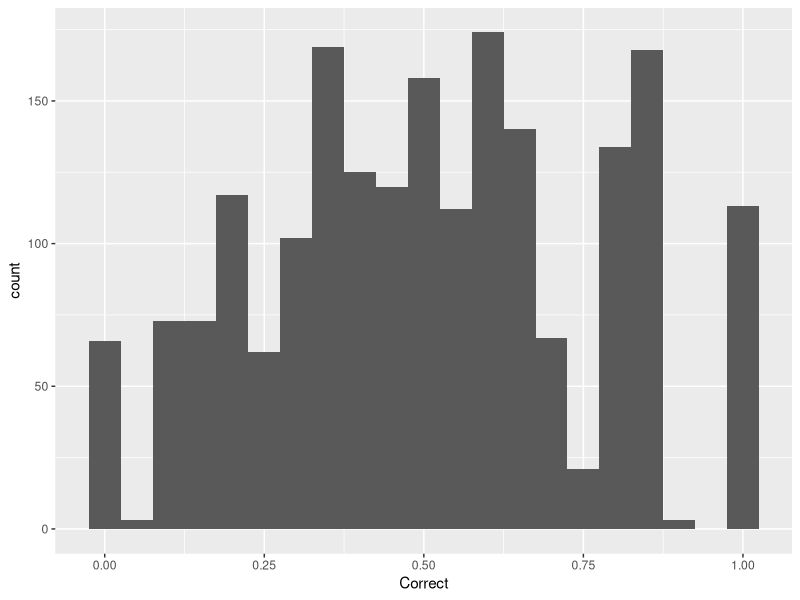
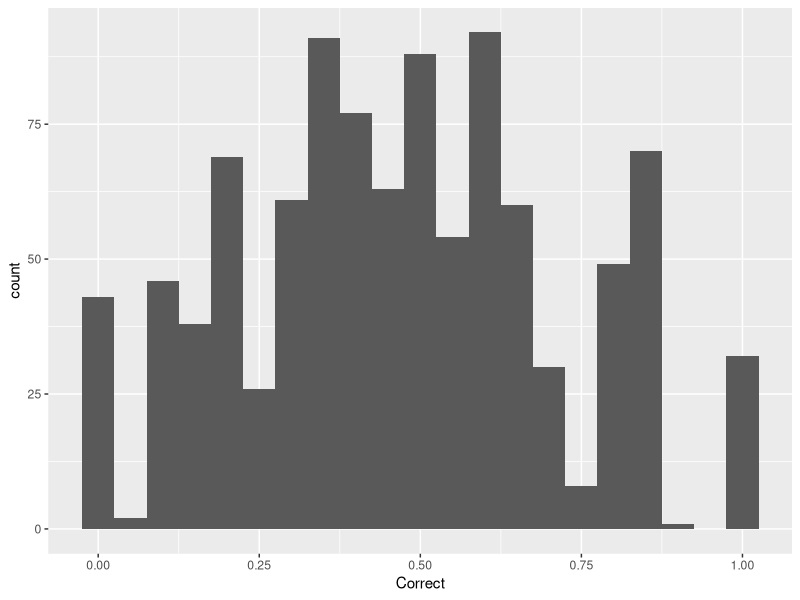
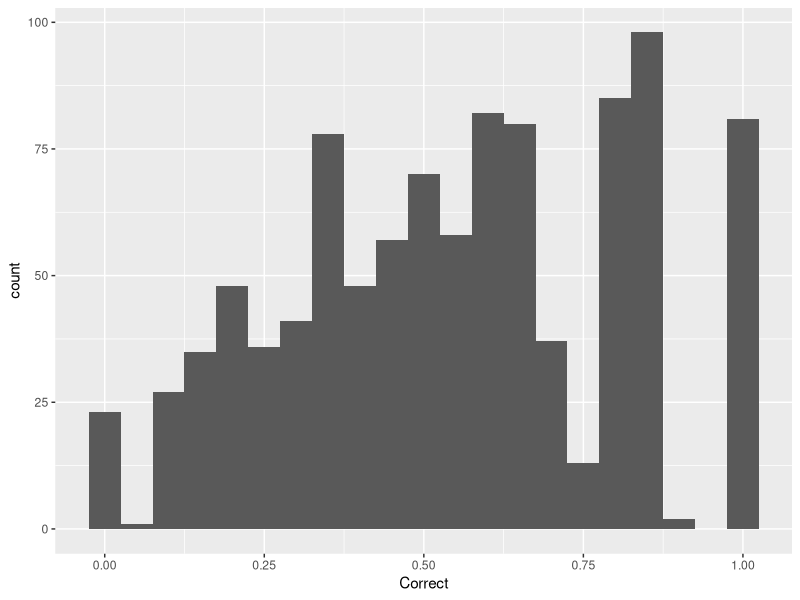

Here is the R script that generated these plots, in order:
## ---- chunk 1
require(tidyverse)
require(tidytext)
require(here)

knitr::opts_chunk$set(echo = TRUE)
## ---- chunk 2
# clean_results <- read_csv(here("Results/clean-results.csv"), 
#                     col_names = c("Input", "Prediction", "Output", "Correct"))

noisy_results <- read_delim(here("Results/noisy-test_mixed_clean.csv"), delim = ",", quote="", skip = 62,
# noisy_results <- read_csv(here("Results/noisy-test_clean_clean.csv", 
                    col_names = c("Input", "Prediction", "Output", "Correct", 
                                  "Noisetype", "Noiselocation")) %>%
  filter(str_detect(Correct, pattern = "\\d+")) %>%
  mutate(Correct = as.numeric(Correct)) %>% drop_na()
## ---- chunk 3
noisy_results %>% 
  ggplot(aes(x = Correct)) + 
    geom_histogram(binwidth = .05)

noisy_results %>% nrow()

# na_results <- noisy_results %>% filter(is.na(Correct))
# 
# na_results 

# noisy_results %>% drop_na() %>% nrow()

noisy_results %>% pull(Correct) %>% mean()




(noisy_results %>% filter(Correct == 1.0) %>% nrow()) / (noisy_results %>% nrow())

only_noise <- noisy_results %>% 
  filter(Input != Output) 

only_noise %>% 
  ggplot(aes(x = Correct)) + 
    geom_histogram(binwidth = .05)

only_noise %>% pull(Correct) %>% mean()
(only_noise %>% filter(Correct == 1.0) %>% nrow()) / (only_noise %>% nrow())
## ---- chunk 4
clean_results <- noisy_results %>%
  filter(Input == Output)

clean_results %>% 
  ggplot(aes(x = Correct)) + 
    geom_histogram(binwidth = .05)

clean_results %>% pull(Correct) %>% mean()
(clean_results %>% filter(Correct == 1.0) %>% nrow()) / (clean_results %>% nrow())
## ---- chunk 5
## how many words in common between prediction and output
# predictions <- noisy_results %>%
#   mutate(id = 1:n()) %>%
#   select(id, Prediction) %>%
#   unnest_tokens(word, Prediction)
#   
# outputs <- noisy_results %>%
#   mutate(id = 1:n()) %>%
#   select(id, Output) %>%
#   unnest_tokens(word, Output) %>% 
#   group_by(id) %>%
#   mutate(word_id = 1:n()) 
# 
# joined <- predictions %>%
#   left_join(outputs, by = "id") %>% 
#   mutate(Correct = ifelse(word.x == word.y, 1, 0)) 
# 
# joined %>% group_by(id) %>% 
#   summarize(Percent = sum(Correct) / max(word_id)) %>% 
#   pull(Percent) %>% mean()

  
## ---- chunk 6

# Define a function of analyzing how many words in common. 
Ratio_common_words <- function(results) { 
  predictions <- results %>%
  mutate(id = 1:n()) %>%
  select(id, Prediction) %>%
  unnest_tokens(word, Prediction)
  
outputs <- results %>%
  mutate(id = 1:n()) %>%
  select(id, Output) %>%
  unnest_tokens(word, Output) %>% 
  group_by(id) %>%
  mutate(word_id = 1:n()) 

joined <- predictions %>%
  left_join(outputs, by = "id") %>% 
  mutate(Correct = ifelse(word.x == word.y, 1, 0)) 

return(joined %>% group_by(id) %>% 
  summarize(Percent = sum(Correct) / max(word_id)) %>% 
  pull(Percent) %>% mean())
}
## ---- chunk 7
Ratio_common_words(noisy_results)
Ratio_common_words(only_noise)
Ratio_common_words(clean_results)
